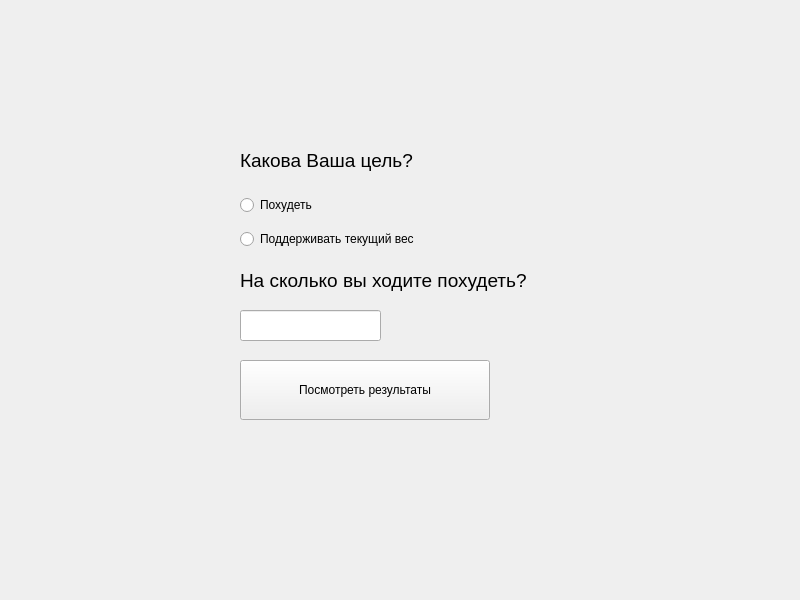
<?xml version="1.0" encoding="UTF-8"?>
<ui version="4.0">
 <class>GoalWindow</class>
 <widget class="QWidget" name="GoalWindow">
  <property name="geometry">
   <rect>
    <x>0</x>
    <y>0</y>
    <width>800</width>
    <height>600</height>
   </rect>
  </property>
  <property name="minimumSize">
   <size>
    <width>800</width>
    <height>600</height>
   </size>
  </property>
  <property name="maximumSize">
   <size>
    <width>800</width>
    <height>600</height>
   </size>
  </property>
  <property name="windowIcon">
   <iconset resource="resources.qrc">
    <normaloff>:/pract/image.png</normaloff>:/pract/image.png</iconset>
  </property>
  <widget class="QLabel" name="label">
   <property name="geometry">
    <rect>
     <x>240</x>
     <y>150</y>
     <width>231</width>
     <height>21</height>
    </rect>
   </property>
   <property name="font">
    <font>
     <pointsize>14</pointsize>
    </font>
   </property>
   <property name="text">
    <string>Какова Ваша цель?</string>
   </property>
  </widget>
  <widget class="QLabel" name="label_2">
   <property name="geometry">
    <rect>
     <x>240</x>
     <y>260</y>
     <width>351</width>
     <height>41</height>
    </rect>
   </property>
   <property name="font">
    <font>
     <pointsize>14</pointsize>
    </font>
   </property>
   <property name="text">
    <string>На сколько вы ходите похудеть?</string>
   </property>
  </widget>
  <widget class="QPushButton" name="seeResultsButton">
   <property name="geometry">
    <rect>
     <x>240</x>
     <y>360</y>
     <width>250</width>
     <height>60</height>
    </rect>
   </property>
   <property name="text">
    <string>Посмотреть результаты</string>
   </property>
  </widget>
  <widget class="QLineEdit" name="lineEdit">
   <property name="geometry">
    <rect>
     <x>240</x>
     <y>310</y>
     <width>141</width>
     <height>31</height>
    </rect>
   </property>
  </widget>
  <widget class="QWidget" name="layoutWidget">
   <property name="geometry">
    <rect>
     <x>240</x>
     <y>187</y>
     <width>221</width>
     <height>71</height>
    </rect>
   </property>
   <layout class="QVBoxLayout" name="verticalLayout">
    <item>
     <widget class="QRadioButton" name="radioButton">
      <property name="text">
       <string>Похудеть</string>
      </property>
     </widget>
    </item>
    <item>
     <widget class="QRadioButton" name="radioButton_2">
      <property name="text">
       <string>Поддерживать текущий вес</string>
      </property>
      <property name="autoRepeatDelay">
       <number>300</number>
      </property>
     </widget>
    </item>
   </layout>
  </widget>
 </widget>
 <resources>
  <include location="resources.qrc"/>
 </resources>
 <connections/>
</ui>
